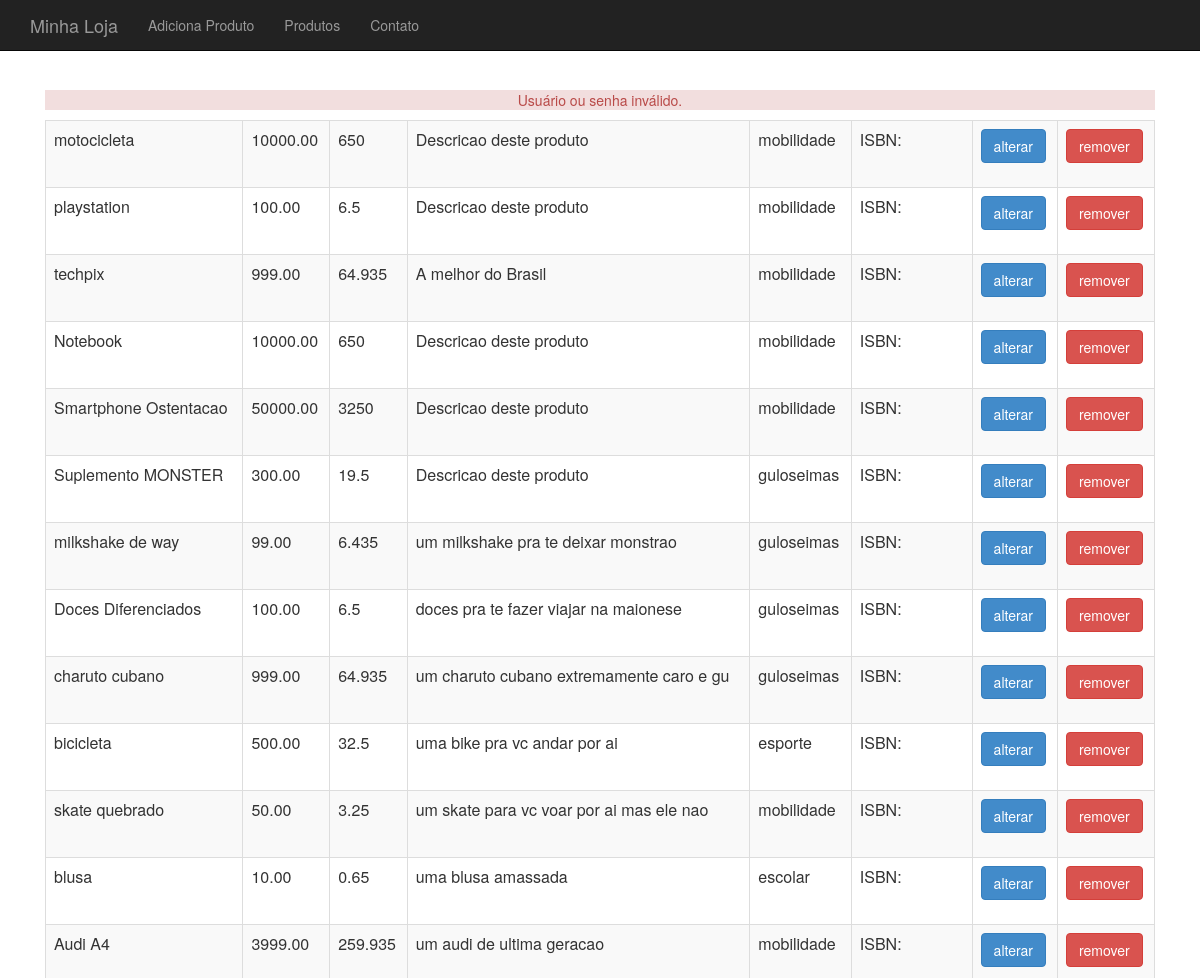
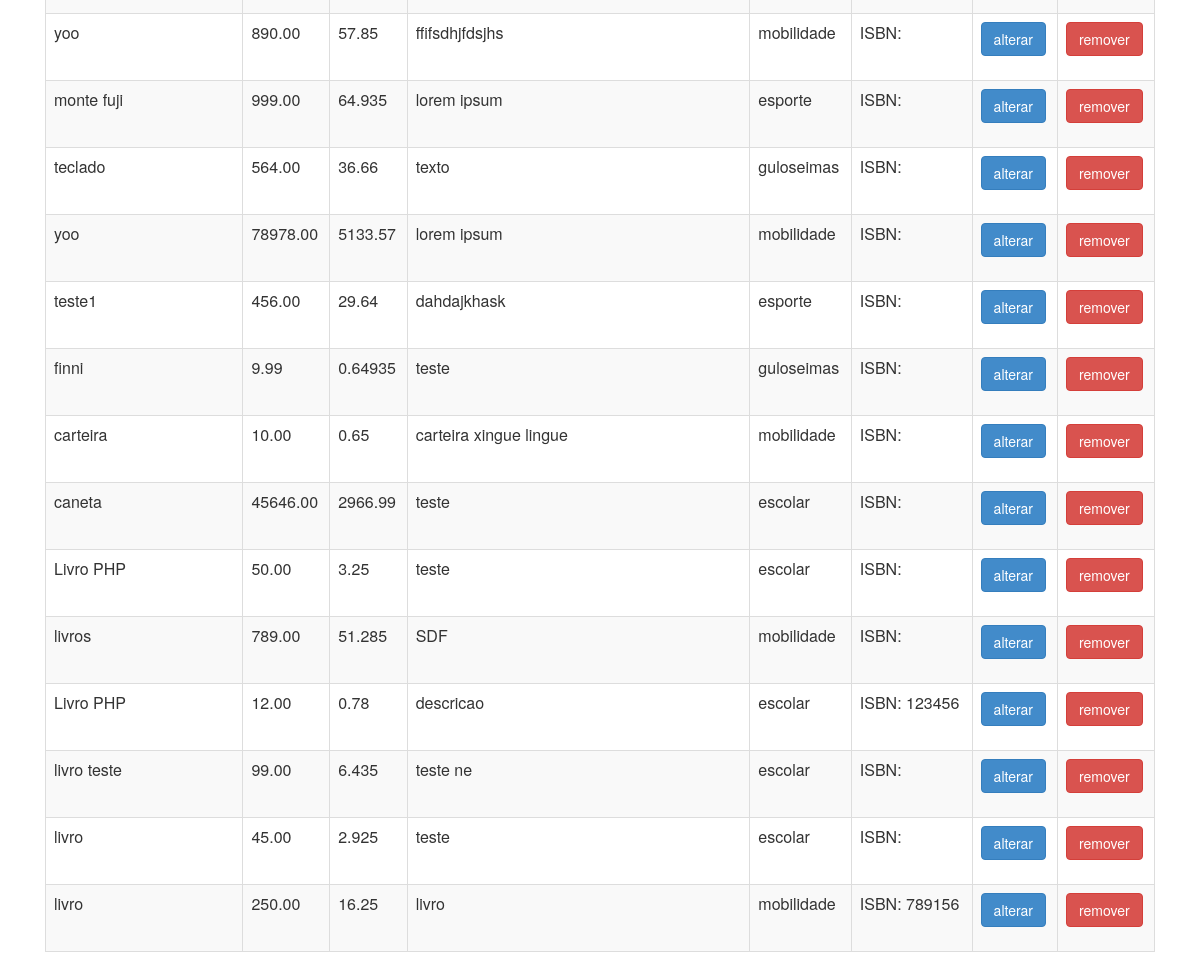
The app's page /produto-lista.php (signed in) with its own data (2 pictures, top to bottom).
### tables this page shows
CREATE TABLE `produtos` (
  `id` int(11) NOT NULL,
  `nome` varchar(255) NOT NULL,
  `preco` decimal(10,2) NOT NULL,
  `descricao` text,
  `categoria_id` int(11) DEFAULT NULL,
  `usado` tinyint(1) DEFAULT '0',
  `imagem` varchar(30) NOT NULL,
  `isbn` varchar(255) DEFAULT NULL,
  `tipoProduto` varchar(255) DEFAULT NULL,
  `waterMark` varchar(255) DEFAULT NULL,
  `taxaImpressao` varchar(255) DEFAULT NULL
);

CREATE TABLE `categorias` (
  `id` int(11) NOT NULL,
  `nome` varchar(255) DEFAULT NULL
);

### class/ProdutoDao.php (called while the page is built, shortened)
<?php
class ProdutoDao {
	private $conexao;
	function __construct($conexao) {
		$this->conexao = $conexao;
	}
		function listaProdutos() {
	    $produtos = array();
	    $resultado = mysqli_query($this->conexao, "select p.*,c.nome as categoria_nome
	        from produtos as p join categorias as c on c.id=p.categoria_id");
	    while($produto_array = mysqli_fetch_assoc($resultado)) {
	        $tipoProduto = $produto_array['tipoProduto'];
	        $produto_id = $produto_array['id'];
	        $categoria_nome = $produto_array['categoria_nome'];
	        $factory = new ProdutoFactory();
	        $produto = $factory->criaPor($tipoProduto, $produto_array);
	        $produto->atualizaBaseadoEm($produto_array);
	        $produto->setId($produto_id);
	        $produto->getCategoria()->setNome($categoria_nome);
	        array_push($produtos, $produto);
	    }
	    return $produtos;
	}
}
?>

### class/ProdutoFactory.php (called while the page is built)
<?php
	class ProdutoFactory {
    private $classes = array("Ebook", "LivroFisico");
    public function criaPor($tipoProduto, $params) {
        $nome = $params['nome'];
        $preco = $params['preco'];
        $descricao = $params['descricao'];
        $categoria = new Categoria();
        $usado = $params['usado'];
        if (in_array($tipoProduto, $this->classes)) {
            return new $tipoProduto($nome, $preco, $descricao, $categoria, $usado);
        }
        return new LivroFisico($nome, $preco, $descricao, $categoria, $usado);
    }
}
 ?>

### class/Produto.php (called while the page is built, shortened)
<?php
abstract class Produto {
	private $id;
	private $nome;
	private $preco;
	private $descricao;
	private $categoria;
	function __construct($nome, $preco, $descricao, Categoria $categoria, $usado) {
		$this->nome = $nome;
		$this->preco = $preco;
		$this->descricao = $descricao;
		$this->categoria = $categoria;
	}
	public function getId() {
		return $this->id;
	}
	public function setId($id) {
		$this->id = $id;
	}
	public function getNome() {
		return $this->nome;
	}
	public function getPreco() {
		return $this->preco;
	}
	public function getDescricao() {
		return $this->descricao;
	}
	public function getCategoria() {
		return $this->categoria;
	}
	public function temIsbn() {
		return $this instanceof Livro;
	}
}
?>

### class/Livro.php (called while the page is built)
<?php
abstract class Livro extends Produto {
	private $isbn;
	public function getIsbn() {
		return $this->isbn;
	}
	public function setIsbn($isbn) {
		$this->isbn = $isbn;
	}
	public function calculaImposto() {
        return $this->getPreco() * 0.065;
    }
}
?>

### class/Categoria.php (called while the page is built, shortened)
<?php
class Categoria {
	private $nome;
	public function getNome() {
		return $this->nome;
	}
	public function setNome($nome) {
		$this->nome = $nome;
	}
}
?>

### produto-lista.php (the view, shortened to what this page needs)
<?php
require_once("cabecalho.php");
?>
<table class="table table-striped table-bordered">
	<?php
	$produtoDao = new ProdutoDao($conexao);
	$produtos = $produtoDao->listaProdutos();
	foreach($produtos as $produto) :
	?>
		<tr>
			<td><?= $produto->getNome() ?></td>
			<td><?= $produto->getPreco() ?></td>
			<td><?= $produto->calculaImposto() ?></td>
			<td><?= substr($produto->getDescricao(), 0, 40) ?></td>
			<td><?= $produto->getCategoria()->getNome() ?></td>
			<td>
				<?php
					if ($produto->temIsbn()) {
						echo "ISBN: ".$produto->getIsbn();
					}
				?>
			</td>
			<td>
				<a class="btn btn-primary"
					href="produto-altera-formulario.php?id=<?=$produto->getId()?>">
					alterar
				</a>
			</td>
			<td>
				<form action="remove-produto.php" method="post">
					<button class="btn btn-danger">remover</button>
				</form>
			</td>
		</tr>
	<?php
	endforeach
	?>
</table>
<?php include("rodape.php"); ?>

### css/loja.css (style rules this page uses)
body { padding-top: 50px; }

### records on screen
produtos: nome "motocicleta", preco "10000.00", preco "650", descricao "Descricao deste produto", categoria.nome "mobilidade"
produtos: nome "playstation", preco "100.00", preco "6.5", descricao "Descricao deste produto", categoria.nome "mobilidade"
produtos: nome "techpix", preco "999.00", preco "64.935", descricao "A melhor do Brasil", categoria.nome "mobilidade"
produtos: nome "Notebook", preco "10000.00", preco "650", descricao "Descricao deste produto", categoria.nome "mobilidade"
produtos: nome "Smartphone Ostentacao", preco "50000.00", preco "3250", descricao "Descricao deste produto", categoria.nome "mobilidade"
produtos: nome "Suplemento MONSTER", preco "300.00", preco "19.5", descricao "Descricao deste produto", categoria.nome "guloseimas"
produtos: nome "milkshake de way", preco "99.00", preco "6.435", descricao "um milkshake pra te deixar monstrao", categoria.nome "guloseimas"
produtos: nome "Doces Diferenciados", preco "100.00", preco "6.5", descricao "doces pra te fazer viajar na maionese", categoria.nome "guloseimas"
produtos: nome "charuto cubano", preco "999.00", preco "64.935", descricao "um charuto cubano extremamente caro e gu", categoria.nome "guloseimas"
produtos: nome "bicicleta", preco "500.00", preco "32.5", descricao "uma bike pra vc andar por ai", categoria.nome "esporte"
produtos: nome "skate quebrado", preco "50.00", preco "3.25", descricao "um skate para vc voar por ai mas ele nao", categoria.nome "mobilidade"
produtos: nome "blusa", preco "10.00", preco "0.65", descricao "uma blusa amassada", categoria.nome "escolar"
produtos: nome "Audi A4", preco "3999.00", preco "259.935", descricao "um audi de ultima geracao", categoria.nome "mobilidade"
produtos: nome "yoo", preco "890.00", preco "57.85", descricao "ffifsdhjfdsjhs", categoria.nome "mobilidade"
produtos: nome "monte fuji", preco "999.00", preco "64.935", descricao "lorem ipsum", categoria.nome "esporte"
produtos: nome "teclado", preco "564.00", preco "36.66", descricao "texto", categoria.nome "guloseimas"
produtos: nome "yoo", preco "78978.00", preco "5133.57", descricao "lorem ipsum", categoria.nome "mobilidade"
produtos: nome "teste1", preco "456.00", preco "29.64", descricao "dahdajkhask", categoria.nome "esporte"
produtos: nome "finni", preco "9.99", preco "0.64935", descricao "teste", categoria.nome "guloseimas"
produtos: nome "carteira", preco "10.00", preco "0.65", descricao "carteira xingue lingue", categoria.nome "mobilidade"
produtos: nome "caneta", preco "45646.00", preco "2966.99", descricao "teste", categoria.nome "escolar"
produtos: nome "Livro PHP", preco "50.00", preco "3.25", descricao "teste", categoria.nome "escolar"
produtos: nome "livros", preco "789.00", preco "51.285", descricao "SDF", categoria.nome "mobilidade"
produtos: nome "Livro PHP", preco "12.00", preco "0.78", descricao "descricao", categoria.nome "escolar", isbn "123456"
produtos: nome "livro teste", preco "99.00", preco "6.435", descricao "teste ne", categoria.nome "escolar"
produtos: nome "livro", preco "45.00", preco "2.925", descricao "teste", categoria.nome "escolar"
produtos: nome "livro", preco "250.00", preco "16.25", descricao "livro", categoria.nome "mobilidade", isbn "789156"

### other values on screen
$_SESSION[$tipo] "Usuário ou senha inválido."
